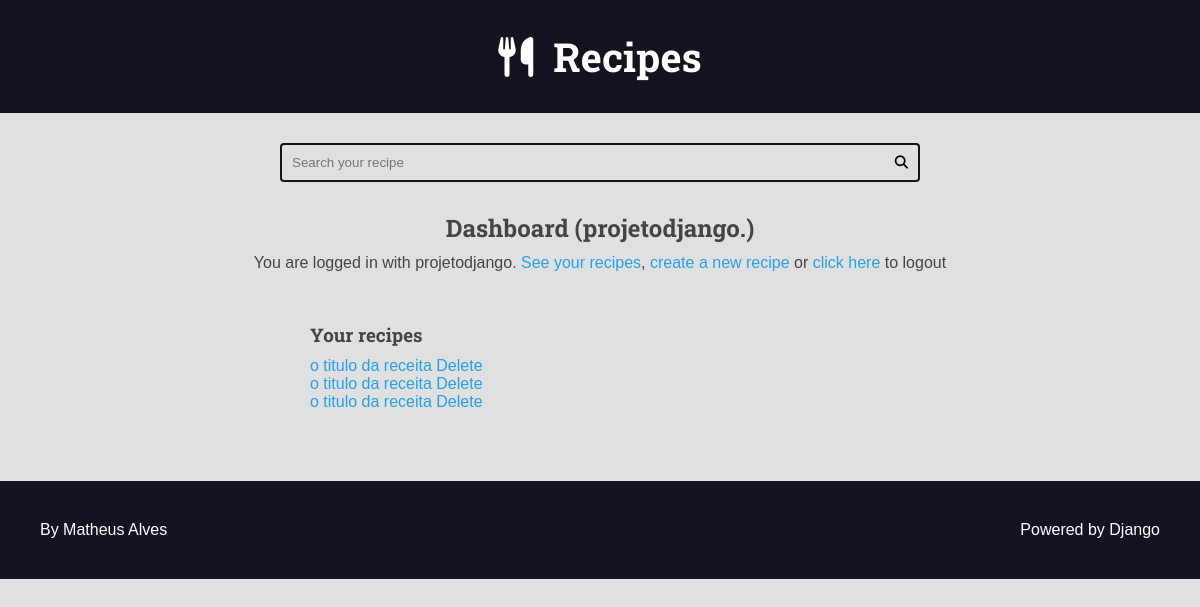
Before: /authors/dashboard/ (signed in) with the older database file.
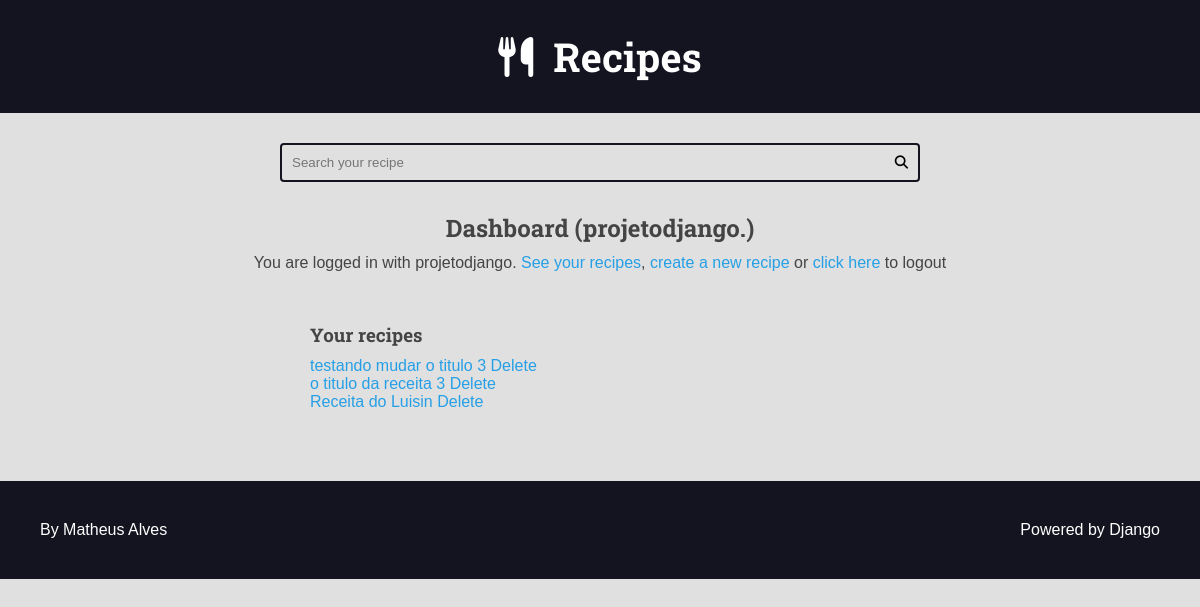
After: the same page with the newer database file.
### recipes/models.py (models this page shows, shortened)
class Recipe(models.Model):
    title = models.CharField(max_length=65)
    description = models.CharField(max_length=165)
    slug = models.SlugField(unique=True)
    preparation_time = models.IntegerField()
    preparation_time_unit = models.CharField(max_length=65)
    servings = models.IntegerField()
    servings_unit = models.CharField(max_length=65)
    preparation_steps = models.TextField()
    preparations_steps_is_html = models.BooleanField(default=False)
    created_at = models.DateTimeField(auto_now_add=True)
    updated_at = models.DateTimeField(auto_now=True)
    is_published = models.BooleanField(default=False)
    cover = models.ImageField(
        upload_to="recipes/covers/%Y/%m/%d", blank=True, default='')
    category = models.ForeignKey(
        Category, on_delete=models.SET_NULL, null=True, blank=True, default=None)
    author = models.ForeignKey(User, on_delete=models.SET_NULL, null=True)

### authors/views/all.py (the view)
# urls.py: path('dashboard/', views.dashboard, name='dashboard'),
@login_required(login_url='authors:login', redirect_field_name='next')
def dashboard(request):
    recipes = Recipe.objects.filter(
        is_published=False,
        author=request.user
    )
    return render(
        request,
        'authors/pages/dashboard.html',
        context={
            'recipes': recipes
        }
    )

### authors/templates/authors/pages/dashboard.html (shortened to what this page needs)
{% extends "global/base.html" %}
{% block content %}
    <div class="main-content center container">
        <h2>Dashboard ({{user}})</h2>
        {% include "authors/partials/login_message.html" %}
        <div class="authors-dashboard-container">
            <h3>Your recipes</h3>
            <ul>
                {% for recipe in recipes %}
                    <li>
                        <a href="{% url "authors:dashboard_recipe_edit" recipe.id %}">{{recipe.title}}</a>
                        <form class="inline-form form-delete" action="{% url "authors:dashboard_recipe_delete" %}" method="POST">
                            <button class="plaintext-button"type="submit">Delete</button>
                        </form>
                    </li>
                {% empty %}
                    <li>
                        <p>You do not have recipes, please create one</p>
                    </li>
                {% endfor %}
            </ul>
        </div>
    </div>
{% endblock content %}

### base_templates/global/base.html (shortened to what this page needs)
{% load static %}
<!DOCTYPE html>
<html lang="pt-BR">
<head>
    {% include "global/partials/head.html" %}
</head>
<body>
    {% include "global/partials/header.html" %}
    {% include "global/partials/search.html" %}
    <main class="main-content-container">
        {% block content %}{% endblock content %}
    </main>
    {% include "global/partials/footer.html" %}
</body>
</html>

### base_templates/global/partials/head.html (shortened to what this page needs)
{% load static %}
<link rel="stylesheet" href="https://cdnjs.cloudflare.com/ajax/libs/font-awesome/6.7.1/css/fontawesome.min.css"
 />
<link rel="stylesheet" href="https://cdnjs.cloudflare.com/ajax/libs/font-awesome/6.7.1/css/brands.min.css"
 />
<link rel="stylesheet" href="https://cdnjs.cloudflare.com/ajax/libs/font-awesome/6.7.1/css/solid.min.css"
 />
<link rel="stylesheet" href="{% static "global/css/styles.css" %}">

### base_templates/global/partials/header.html
<header class="main-header-container">
    <div class="main-header container">
        <h1>
            <a class="main-logo" href="{% url "recipes:home" %}">
                <i class="fas fa-utensils main-logo-icon"></i>
                <span class="main-logo-text" >Recipes</span>
            </a>
        </h1>
    </div>
</header>

### base_templates/global/partials/search.html
<div class="search-container">
    <div class="container">
        <form action="{% url "recipes:search" %}" method="GET" class="search-form">
            <input type="search" class="search-input" name="search" placeholder="Search your recipe" value="{{search_term}}"required>
            <button type="submit" class="search-button"><i class="fas fa-search"></i></button>
        </form>
    </div>
</div>

### authors/templates/authors/partials/login_message.html (shortened to what this page needs)
{% if request.user.is_authenticated %}
<div class="login-message">You are logged in with
    {{request.user.username}}
    <a href="{% url "authors:dashboard" %}">See your recipes</a>,
    <a href="{% url "authors:dashboard_recipe_create" %}">create a new recipe</a> or
    <form class="inline-form" action="{% url 'authors:logout' %}" method='POST'>
        <button class="plaintext-button"type="submit">click here</button>
    </form> to logout
</div>
{% endif %}

### base_templates/global/partials/footer.html
<footer class="main-footer">
    <div class="developer">
      <a href="https://www.linkedin.com/in/matheus-alves-monteiro-a42ab8156/?originalSubdomain=br" target="_blank" rel="noreferrer noopener">By Matheus Alves</a>
    </div>
    <div class="powered">
      <a href="https://www.djangoproject.com/" target="_blank" rel="noreferrer noopener">Powered by Django</a>
    </div>
</footer>

### base_static/global/css/styles.css (style rules this page uses)
:root { --color-primary: #269fe6; --color-primary-hover: #2086c2; --color-primary-dark: #13141f; --color-primary-dark-hover: #212336; --color-primary-light: #d4ecfa; --color-primary-light-hover: #bdd8e7; --color-white: #fff; --color-black: #000; --color-dark-text: #444; --color-info-light: #cce5ff; --color-debug-light: #cce5ff; --color-success-light: #d4edda; --color-alert-light: #fff3cd; --color-warning-light: #fff3cd; --color-error-light: #f8d7da; --color-info-dark: #4d86c4; --color-debug-dark: #4d86c4; --color-success-dark: #4a9c5d; --color-alert-dark: #927f40; --color-warning-dark: #927f40; --color-error-dark: #da525d; --color-gray-0: #f9f9f9; --color-gray-1: #e0e0e0; --color-gray-2: #c7c7c7; --color-gray-3: #aeaeae; --color-gray-4: #959595; --color-gray-5: #7d7d7d; --color-gray-6: #646464; --color-gray-7: #4b4b4b; --color-gray-8: #323232; --color-gray-9: #191919; --font-primary: sans-serif; --font-headings: 'Roboto Slab', serif; --spacing-gutter-medium: 3rem; --spacing-gutter-large: 4rem; }
* { padding: 0; margin: 0; box-sizing: border-box; }
html { font-size: 62.5%; }
body { font-size: 1.6rem; font-family: var(--font-primary); background: var(--color-gray-1); color: var(--color-dark-text); }
h1, h2, h3, h4, h5, h6 { font-family: var(--font-headings); }
a { color: var(--color-primary); text-decoration: none; }
.container { max-width: 144rem; margin: 0 auto; padding: var(--spacing-gutter-medium); }
.main-header-container { background: var(--color-primary-dark); }
.main-logo { font-size: 4rem; color: var(--color-white); text-decoration: none; display: flex; flex-flow: row nowrap; align-items: center; justify-content: center; width: fit-content; margin: 0 auto; }
.main-logo-icon { margin-right: 2rem; }
.search-form { border: .2rem solid var(--color-primary-dark); max-width: 64rem; margin: 0 auto; border-radius: .4rem; position: relative; transition: all 300ms ease-in-out; }
.search-input, .search-button { border: none; background: none; outline: none; padding: 1rem; transition: all 300ms ease-in-out; }
.search-input { width: 100%; padding-right: 3rem; }
.search-button { position: absolute; top: 0; right: 0; }
.main-content { padding-top: 0; }
.main-footer { display: flex; align-items: center; justify-content: space-between; background: var(--color-primary-dark); padding: var(--spacing-gutter-large); }
.main-footer a { text-decoration: none; color: var(--color-white); transition: all 300ms ease-in-out; }
.inline-form { display: inline; }
.plaintext-button { display: inline; border: none; background: none; cursor: pointer; color: var(--color-primary); font-size: 1.6rem; }
.login-message { margin: 1rem 0; }
.authors-dashboard-container { max-width: 64rem; text-align: left; padding: var(--spacing-gutter-medium); margin: 0 auto; }
.authors-dashboard-container h3, .authors-dashboard-container p, .authors-dashboard-container ul { list-style-type: none; margin: 1rem 0; }
.center { text-align: center; }

Changed rows visible on the page:
removed Recipe: title "o titulo da receita"
changed Recipe: title "o titulo da receita" → "testando mudar o titulo 3"
changed Recipe: title "o titulo da receita" → "o titulo da receita 3"
added Recipe: title "Receita do Luisin"
